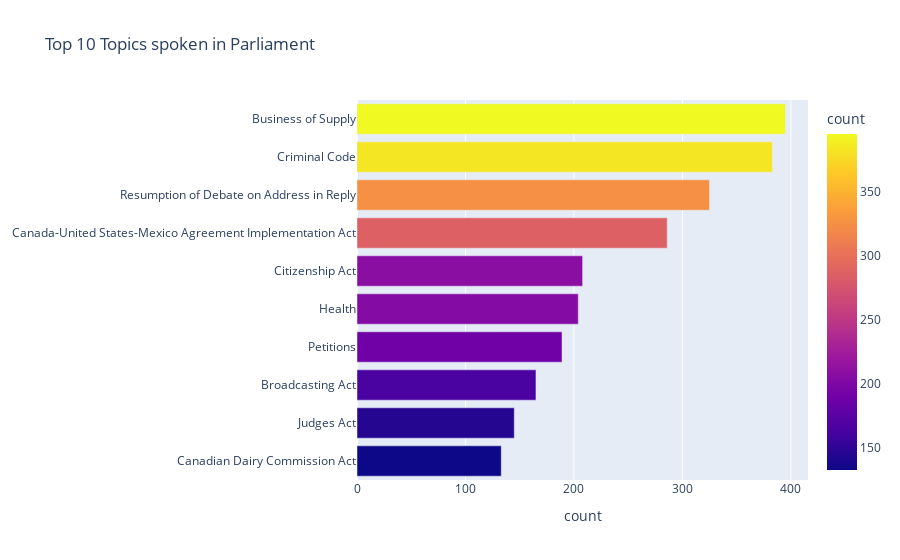
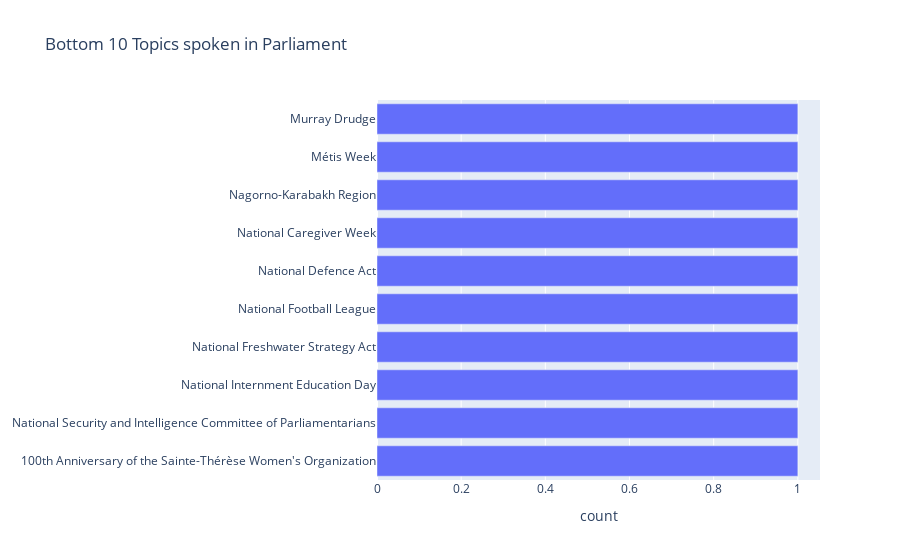

The cell these charts' notebook holds for them, in order:
### Markdown cell above
We can take a look at what the top 10 *most spoken* topics, alongside the top 10 *least spoken* topics at Parliament.

### Code cell
top_10_fig = px.bar(hansard_topics.tail(10), title="Top 10 Topics spoken in Parliament", y="subtopic", x="count", labels={'subtopic': "Topic"}, orientation='h', color='count')
top_10_fig.update_layout(showlegend=False).update_layout(yaxis_title=None).show()

bot_10_fig = px.bar(hansard_topics.head(10), title="Bottom 10 Topics spoken in Parliament", y="subtopic", x="count", labels={'subtopic': "Topic"}, orientation='h')
bot_10_fig.update_layout(showlegend=False).update_layout(yaxis_title=None).show()

### Figure 1 — Plotly figure (JSON) as saved in the notebook; plotly's stock layout.template omitted (floating-point values rounded to 4 significant figures)
{"data": [{"alignmentgroup": "True", "hovertemplate": "count=%{marker.color}<br>Topic=%{y}<extra></extra>", "legendgroup": "", "marker": {"color": [133, 145, 165, 189, 204, 208, 286, 325, 383, 395], "coloraxis": "coloraxis", "pattern": {"shape": ""}}, "name": "", "offsetgroup": "", "orientation": "h", "showlegend": false, "textposition": "auto", "type": "bar", "x": [133, 145, 165, 189, 204, 208, 286, 325, 383, 395], "xaxis": "x", "y": ["Canadian Dairy Commission Act", "Judges Act", "Broadcasting Act", "Petitions", "Health", "Citizenship Act", "Canada-United States-Mexico Agreement Implementation Act", "Resumption of Debate on Address in Reply", "Criminal Code", "Business of Supply"], "yaxis": "y"}], "layout": {"barmode": "relative", "coloraxis": {"colorbar": {"title": {"text": "count"}}, "colorscale": [[0, "#0d0887"], [0.1111, "#46039f"], [0.2222, "#7201a8"], [0.3333, "#9c179e"], [0.4444, "#bd3786"], [0.5556, "#d8576b"], [0.6667, "#ed7953"], [0.7778, "#fb9f3a"], [0.8889, "#fdca26"], [1, "#f0f921"]]}, "legend": {"tracegroupgap": 0}, "showlegend": false, "title": {"text": "Top 10 Topics spoken in Parliament"}, "xaxis": {"anchor": "y", "domain": [0, 1], "title": {"text": "count"}}, "yaxis": {"anchor": "x", "domain": [0, 1], "title": {}}}}

### Figure 2 — Plotly figure (JSON) as saved in the notebook; plotly's stock layout.template omitted (floating-point values rounded to 4 significant figures)
{"data": [{"alignmentgroup": "True", "hovertemplate": "count=%{x}<br>Topic=%{y}<extra></extra>", "legendgroup": "", "marker": {"color": "#636efa", "pattern": {"shape": ""}}, "name": "", "offsetgroup": "", "orientation": "h", "showlegend": false, "textposition": "auto", "type": "bar", "x": [1, 1, 1, 1, 1, 1, 1, 1, 1, 1], "xaxis": "x", "y": ["100th Anniversary of the Sainte-Thérèse Women's Organization", "National Security and Intelligence Committee of Parliamentarians", "National Internment Education Day", "National Freshwater Strategy Act", "National Football League", "National Defence Act", "National Caregiver Week", "Nagorno-Karabakh Region", "Métis Week", "Murray Drudge"], "yaxis": "y"}], "layout": {"barmode": "relative", "legend": {"tracegroupgap": 0}, "showlegend": false, "title": {"text": "Bottom 10 Topics spoken in Parliament"}, "xaxis": {"anchor": "y", "domain": [0, 1], "title": {"text": "count"}}, "yaxis": {"anchor": "x", "domain": [0, 1], "title": {}}}}
